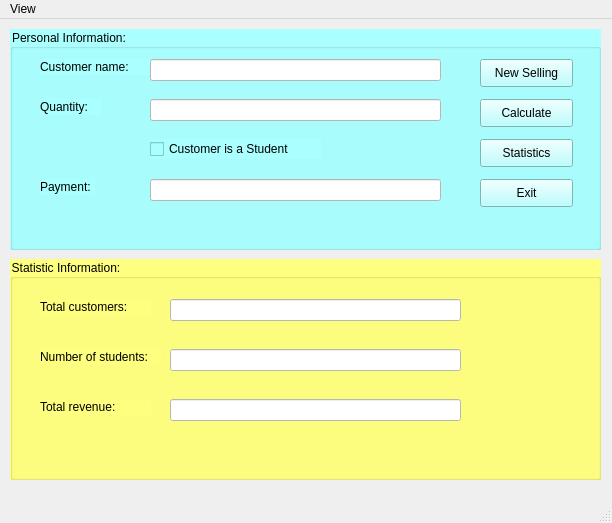
<?xml version="1.0" encoding="UTF-8"?>
<ui version="4.0">
 <class>MainWindow</class>
 <widget class="QMainWindow" name="MainWindow">
  <property name="geometry">
   <rect>
    <x>0</x>
    <y>0</y>
    <width>612</width>
    <height>523</height>
   </rect>
  </property>
  <property name="windowTitle">
   <string>Moi em vao show cua anh</string>
  </property>
  <widget class="QWidget" name="centralwidget">
   <widget class="QGroupBox" name="groupBox">
    <property name="geometry">
     <rect>
      <x>10</x>
      <y>10</y>
      <width>591</width>
      <height>221</height>
     </rect>
    </property>
    <property name="styleSheet">
     <string notr="true">background-color: rgb(170, 255, 255);</string>
    </property>
    <property name="title">
     <string>Personal Information:</string>
    </property>
    <widget class="QLabel" name="label">
     <property name="geometry">
      <rect>
       <x>30</x>
       <y>30</y>
       <width>111</width>
       <height>16</height>
      </rect>
     </property>
     <property name="text">
      <string>Customer name:</string>
     </property>
    </widget>
    <widget class="QLabel" name="label_2">
     <property name="geometry">
      <rect>
       <x>30</x>
       <y>70</y>
       <width>61</width>
       <height>16</height>
      </rect>
     </property>
     <property name="text">
      <string>Quantity:</string>
     </property>
    </widget>
    <widget class="QLabel" name="label_3">
     <property name="geometry">
      <rect>
       <x>30</x>
       <y>150</y>
       <width>55</width>
       <height>16</height>
      </rect>
     </property>
     <property name="text">
      <string>Payment:</string>
     </property>
    </widget>
    <widget class="QCheckBox" name="checkBox">
     <property name="geometry">
      <rect>
       <x>140</x>
       <y>110</y>
       <width>171</width>
       <height>20</height>
      </rect>
     </property>
     <property name="text">
      <string>Customer is a Student</string>
     </property>
    </widget>
    <widget class="QLineEdit" name="customer_name">
     <property name="geometry">
      <rect>
       <x>140</x>
       <y>30</y>
       <width>291</width>
       <height>22</height>
      </rect>
     </property>
     <property name="styleSheet">
      <string notr="true">background-color: rgb(255, 255, 255);</string>
     </property>
    </widget>
    <widget class="QLineEdit" name="quantity">
     <property name="geometry">
      <rect>
       <x>140</x>
       <y>70</y>
       <width>291</width>
       <height>22</height>
      </rect>
     </property>
     <property name="styleSheet">
      <string notr="true">background-color: rgb(255, 255, 255);</string>
     </property>
    </widget>
    <widget class="QLineEdit" name="payment">
     <property name="enabled">
      <bool>true</bool>
     </property>
     <property name="geometry">
      <rect>
       <x>140</x>
       <y>150</y>
       <width>291</width>
       <height>22</height>
      </rect>
     </property>
     <property name="styleSheet">
      <string notr="true">background-color: rgb(255, 255, 255);</string>
     </property>
     <property name="readOnly">
      <bool>true</bool>
     </property>
    </widget>
    <widget class="QPushButton" name="pushButton_NSelling">
     <property name="geometry">
      <rect>
       <x>470</x>
       <y>30</y>
       <width>93</width>
       <height>28</height>
      </rect>
     </property>
     <property name="styleSheet">
      <string notr="true">alternate-background-color: rgb(85, 255, 255);</string>
     </property>
     <property name="text">
      <string>New Selling</string>
     </property>
    </widget>
    <widget class="QPushButton" name="pushButton_Statistics">
     <property name="geometry">
      <rect>
       <x>470</x>
       <y>110</y>
       <width>93</width>
       <height>28</height>
      </rect>
     </property>
     <property name="styleSheet">
      <string notr="true">alternate-background-color: rgb(85, 255, 255);</string>
     </property>
     <property name="text">
      <string>Statistics</string>
     </property>
    </widget>
    <widget class="QPushButton" name="pushButton_Calculate">
     <property name="geometry">
      <rect>
       <x>470</x>
       <y>70</y>
       <width>93</width>
       <height>28</height>
      </rect>
     </property>
     <property name="styleSheet">
      <string notr="true">alternate-background-color: rgb(85, 255, 255);</string>
     </property>
     <property name="text">
      <string>Calculate</string>
     </property>
    </widget>
    <widget class="QPushButton" name="pushButton_Exit">
     <property name="geometry">
      <rect>
       <x>470</x>
       <y>150</y>
       <width>93</width>
       <height>28</height>
      </rect>
     </property>
     <property name="styleSheet">
      <string notr="true">alternate-background-color: rgb(85, 255, 255);</string>
     </property>
     <property name="text">
      <string>Exit</string>
     </property>
    </widget>
   </widget>
   <widget class="QGroupBox" name="groupBox_2">
    <property name="geometry">
     <rect>
      <x>10</x>
      <y>240</y>
      <width>591</width>
      <height>221</height>
     </rect>
    </property>
    <property name="styleSheet">
     <string notr="true">background-color: rgb(255, 255, 127);</string>
    </property>
    <property name="title">
     <string>Statistic Information:</string>
    </property>
    <widget class="QLabel" name="label_4">
     <property name="geometry">
      <rect>
       <x>30</x>
       <y>40</y>
       <width>111</width>
       <height>16</height>
      </rect>
     </property>
     <property name="text">
      <string>Total customers:</string>
     </property>
    </widget>
    <widget class="QLineEdit" name="total_customers">
     <property name="geometry">
      <rect>
       <x>160</x>
       <y>40</y>
       <width>291</width>
       <height>22</height>
      </rect>
     </property>
     <property name="styleSheet">
      <string notr="true">background-color: rgb(255, 255, 255);</string>
     </property>
     <property name="readOnly">
      <bool>true</bool>
     </property>
    </widget>
    <widget class="QLabel" name="label_5">
     <property name="geometry">
      <rect>
       <x>30</x>
       <y>90</y>
       <width>121</width>
       <height>16</height>
      </rect>
     </property>
     <property name="text">
      <string>Number of students:</string>
     </property>
    </widget>
    <widget class="QLineEdit" name="number_of_students">
     <property name="geometry">
      <rect>
       <x>160</x>
       <y>90</y>
       <width>291</width>
       <height>22</height>
      </rect>
     </property>
     <property name="styleSheet">
      <string notr="true">background-color: rgb(255, 255, 255);</string>
     </property>
     <property name="readOnly">
      <bool>true</bool>
     </property>
    </widget>
    <widget class="QLabel" name="label_6">
     <property name="geometry">
      <rect>
       <x>30</x>
       <y>140</y>
       <width>111</width>
       <height>16</height>
      </rect>
     </property>
     <property name="text">
      <string>Total revenue:</string>
     </property>
    </widget>
    <widget class="QLineEdit" name="Total_revenue">
     <property name="geometry">
      <rect>
       <x>160</x>
       <y>140</y>
       <width>291</width>
       <height>22</height>
      </rect>
     </property>
     <property name="styleSheet">
      <string notr="true">background-color: rgb(255, 255, 255);</string>
     </property>
     <property name="readOnly">
      <bool>true</bool>
     </property>
    </widget>
   </widget>
  </widget>
  <widget class="QStatusBar" name="statusbar"/>
  <widget class="QMenuBar" name="menubar">
   <property name="geometry">
    <rect>
     <x>0</x>
     <y>0</y>
     <width>612</width>
     <height>26</height>
    </rect>
   </property>
   <widget class="QMenu" name="menuView">
    <property name="title">
     <string>View</string>
    </property>
   </widget>
   <addaction name="menuView"/>
  </widget>
 </widget>
 <resources/>
 <connections>
  <connection>
   <sender>pushButton_Exit</sender>
   <signal>clicked()</signal>
   <receiver>MainWindow</receiver>
   <slot>close()</slot>
   <hints>
    <hint type="sourcelabel">
     <x>526</x>
     <y>199</y>
    </hint>
    <hint type="destinationlabel">
     <x>305</x>
     <y>261</y>
    </hint>
   </hints>
  </connection>
 </connections>
</ui>
